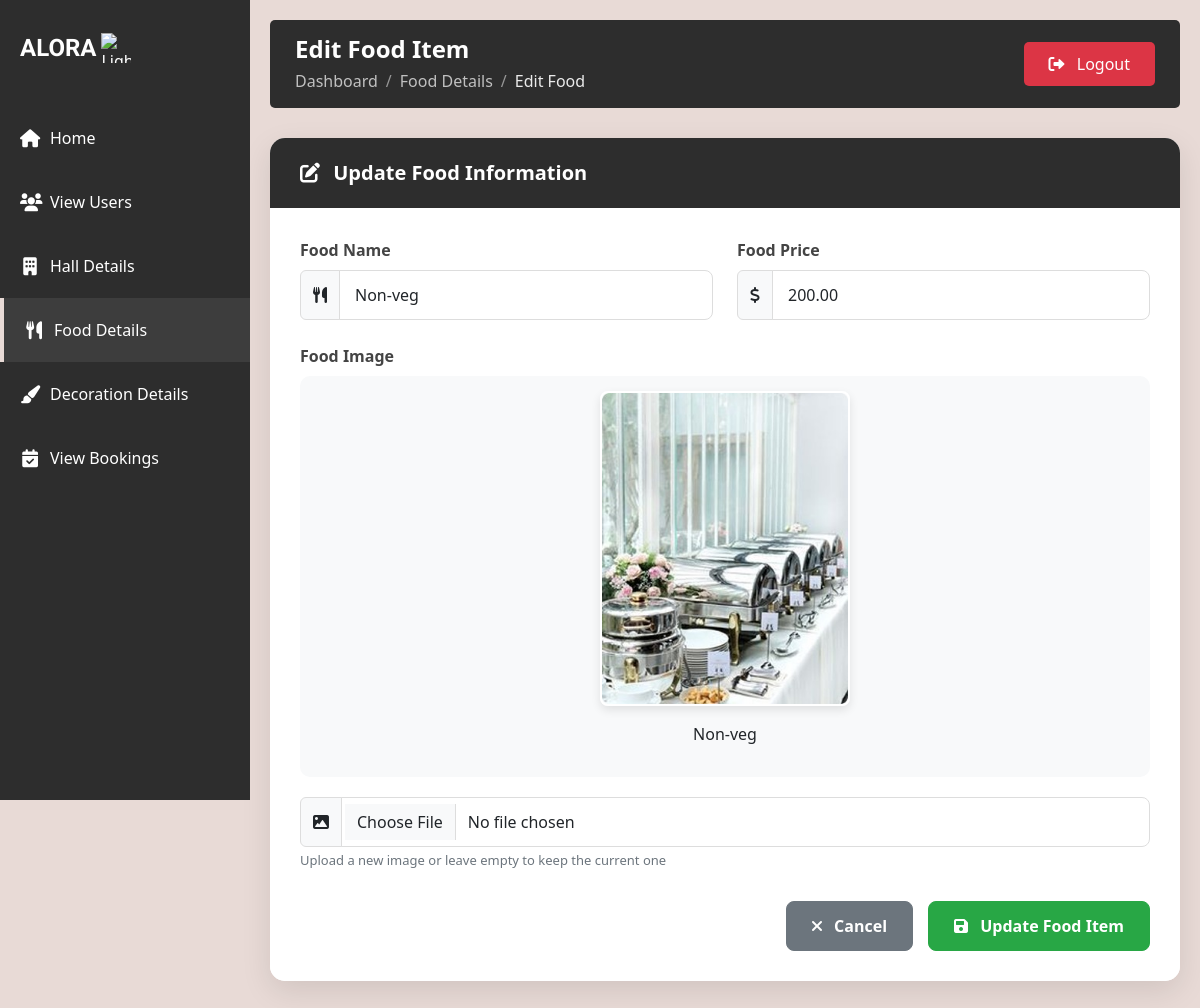
The page /update_food/6/ (signed in) on the database its author committed.
### aloraapp/models.py (models this page shows)
class Food(models.Model):
    food_name=models.CharField(max_length=100,null=True)
    food_image=models.FileField()
    food_price=models.DecimalField(max_digits=10,decimal_places=2)

### aloraapp/views.py (the view, shortened to what this page needs)
# urls.py: path('update_food/<int:food_id>/',views.update_food,name='update_food'),
@login_required(login_url='login')
def update_food(request, food_id):
    if not request.user.is_staff:
        messages.error(request, "You are not authorized to perform this action.")
        return redirect('admin')
    food = get_object_or_404(Food, id=food_id)
    context = {'food': food}
    return render(request, 'update_food.html', context)

### template/update_food.html (shortened to what this page needs)
{% load static %}
<!DOCTYPE html>
<html lang="en">
<head>
    <link href="https://cdn.jsdelivr.net/npm/bootstrap@5.3.0/dist/css/bootstrap.min.css" rel="stylesheet">
    <link rel="stylesheet" href="https://cdnjs.cloudflare.com/ajax/libs/font-awesome/6.0.0-beta3/css/all.min.css">
</head>
<body>
    <div class="sidebar">
        <div class="logo-container">
            <div class="logo">ALORA</div>
            <img src="{% static 'alora_icon.png' %}" alt="Light Bulb" class="logo-image">
        </div>
        <nav class="nav flex-column">
            <a class="nav-link" href="{% url 'admin' %}">
                <i class="fas fa-home"></i> Home
            </a>
            <a class="nav-link" href="{% url 'viewusers' %}">
                <i class="fas fa-users"></i> View Users
            </a>
            <a class="nav-link" href="{% url 'halldetails' %}">
                <i class="fas fa-building"></i> Hall Details
            </a>
            <a class="nav-link active" href="{% url 'fooddetails' %}">
                <i class="fas fa-utensils"></i> Food Details
            </a>
            <a class="nav-link" href="{% url 'decorationdetails' %}">
                <i class="fas fa-paint-brush"></i> Decoration Details
            </a>
            <a class="nav-link" href="{% url 'admin_view_booking' %}">
                <i class="fas fa-calendar-check"></i> View Bookings
            </a>
        </nav>
    </div>
    <div class="main-content">
        <div class="top-nav">
            <div>
                <h2 class="page-title">Edit Food Item</h2>
                <nav aria-label="breadcrumb">
                    <ol class="breadcrumb">
                        <li class="breadcrumb-item"><a href="{% url 'admin' %}">Dashboard</a></li>
                        <li class="breadcrumb-item"><a href="{% url 'fooddetails' %}">Food Details</a></li>
                        <li class="breadcrumb-item active" aria-current="page">Edit Food</li>
                    </ol>
                </nav>
            </div>
            <a href="{% url 'logout' %}" class="logout-btn">
                <i class="fas fa-sign-out-alt me-2"></i> Logout
            </a>
        </div>
        <div class="card">
            <div class="card-header">
                <i class="fas fa-edit me-2"></i> Update Food Information
            </div>
            <div class="card-body">
                <form method="POST" enctype="multipart/form-data">
                    <div class="row">
                        <div class="col-md-6 mb-4">
                            <label for="food_name" class="form-label">Food Name</label>
                            <div class="input-group">
                                <span class="input-group-text"><i class="fas fa-utensils"></i></span>
                                <input type="text" name="food_name" id="food_name" class="form-control" value="{{ food.food_name }}" required>
                            </div>
                        </div>
                        <div class="col-md-6 mb-4">
                            <label for="food_price" class="form-label">Food Price</label>
                            <div class="input-group">
                                <span class="input-group-text"><i class="fas fa-dollar-sign"></i></span>
                                <input type="number" name="food_price" id="food_price" class="form-control" value="{{ food.food_price }}" required step="0.01">
                            </div>
                        </div>
                    </div>
                    <div class="mb-4">
                        <label for="food_image" class="form-label">Food Image</label>
                        <div class="food-preview">
                            {% if food.food_image %}
                            <img src="{{ food.food_image.url }}" alt="Current Food Image" id="image-preview" class="img-fluid mb-3">
                            {% else %}
                            <img src="{% static 'default_food.jpg' %}" alt="Default Food Image" id="image-preview" class="img-fluid mb-3">
                            {% endif %}
                            <p class="food-name-display">{{ food.food_name }}</p>
                        </div>
                        <div class="input-group">
                            <span class="input-group-text"><i class="fas fa-image"></i></span>
                            <input type="file" name="food_image" id="food_image" class="form-control" accept="image/*">
                        </div>
                        <div class="form-text">Upload a new image or leave empty to keep the current one</div>
                    </div>
                    <div class="action-buttons">
                        <a href="{% url 'fooddetails' %}" class="btn btn-secondary">
                            <i class="fas fa-times me-2"></i> Cancel
                        </a>
                        <button type="submit" class="btn btn-success">
                            <i class="fas fa-save me-2"></i> Update Food Item
                        </button>
                    </div>
                </form>
            </div>
        </div>
    </div>
</body>
</html>

### template/update_food.html (style rules this page uses)
body { background-color: #e8dad6; min-height: 100vh; }
.sidebar { background-color: #2d2d2d; color: white; min-height: 100vh; padding-top: 20px; position: fixed; width: 250px; transition: all 0.3s; z-index: 100; }
.logo-container { display: flex; align-items: center; justify-content: flex-start; padding: 10px 20px; margin-bottom: 30px; }
.logo { font-family: 'Irish Grover'; font-size: 24px; font-weight: bold; }
.logo-image { width: 30px; height: 30px; margin-left: 5px; }
.nav-link { color: #ffffff; padding: 20px 20px; transition: all 0.3s; font-size: 16px; display: flex; align-items: center; }
.nav-link i { margin-right: 10px; font-size: 18px; width: 20px; text-align: center; }
.nav-link.active { background-color: #3d3d3d; border-left: 4px solid #e8dad6; }
.main-content { margin-left: 250px; padding: 20px; transition: all 0.3s; }
.top-nav { display: flex; justify-content: space-between; align-items: center; margin-bottom: 30px; background-color: #2d2d2d; padding: 15px 25px; border-radius: 5px; color: white; }
.logout-btn { background-color: #dc3545; color: white; border: none; padding: 10px 25px; border-radius: 5px; text-decoration: none; transition: background-color 0.3s; }
.card { border: none; border-radius: 15px; box-shadow: 0 10px 30px rgba(0, 0, 0, 0.1); overflow: hidden; margin-bottom: 30px; }
.card-header { background-color: #2d2d2d; color: white; border-bottom: none; padding: 20px 30px; font-size: 20px; font-weight: 600; }
.card-body { padding: 30px; background-color: white; }
.form-label { font-weight: 600; color: #444; margin-bottom: 8px; }
.form-control { border-radius: 8px; padding: 12px 15px; border: 1px solid #ddd; transition: all 0.3s; }
.btn { padding: 12px 25px; border-radius: 8px; font-weight: 600; transition: all 0.3s; }
.btn-success { background-color: #28a745; border-color: #28a745; }
.btn-secondary { background-color: #6c757d; border-color: #6c757d; }
.food-preview { padding: 15px; background-color: #f8f9fa; border-radius: 10px; text-align: center; margin-bottom: 20px; transition: all 0.3s; }
.food-preview img { max-width: 250px; height: auto; border-radius: 8px; box-shadow: 0 4px 10px rgba(0,0,0,0.1); border: 2px solid white; transition: all 0.3s; }
.input-group-text { background-color: #f8f9fa; border-color: #ddd; }
.action-buttons { display: flex; justify-content: flex-end; gap: 15px; margin-top: 30px; }
.form-text { font-size: 13px; color: #6c757d; }
.page-title { font-size: 24px; font-weight: 700; margin-bottom: 5px; color: white; }
.breadcrumb { background: transparent; padding: 0; margin: 0; }
.breadcrumb-item a { color: rgba(255,255,255,0.7); text-decoration: none; }
.breadcrumb-item.active { color: rgba(255,255,255,0.9); }
.breadcrumb-item+.breadcrumb-item::before { color: rgba(255,255,255,0.5); }
.card { animation: fadeIn 0.5s ease-out; }

### rows shown on the page
Food: food_name "Non-veg", food_price "200.00", food_image (picture)
